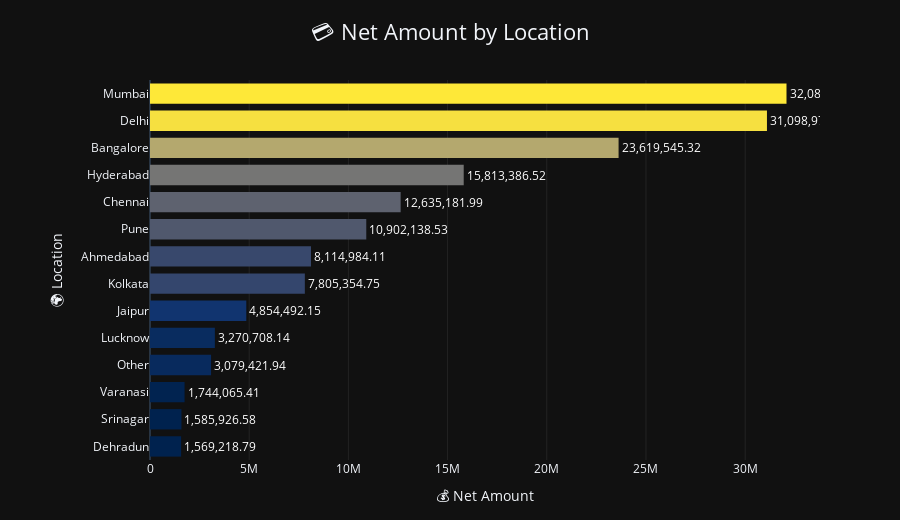

Here is the notebook cell this chart was saved with:
### Code cell
import plotly.graph_objects as go

fig = go.Figure()

fig.add_trace(
    go.Bar(
        y=location_net_amount.index,
        x=location_net_amount["net_amount"],
        orientation="h",
        marker=dict(
            color=location_net_amount["net_amount"],
            colorscale="Cividis",
            line=dict(width=0),
        ),
        text=location_net_amount["net_amount"],
        texttemplate="%{text:,.2f}",  
        textposition="outside",
        textfont=dict(
            size=12,
            color="white"
        ),
        hovertemplate=(
            "Purchase Method: %{y}<br>"
            "Net Amount: %{x:,.2f}<extra></extra>"
        ),
    )
)

fig.update_layout(
    template="plotly_dark",
    title=dict(
        text="💳 Net Amount by Location",
        x=0.5,
        font=dict(size=22)
    ),
    xaxis=dict(
        title="💰 Net Amount",
        showgrid=True,
        gridcolor="rgba(255,255,255,0.08)",
    ),
    yaxis=dict(
        title="🌍 Location",
        showgrid=False,
    ),
    bargap=0.25,
    height=520,
    margin=dict(l=150, r=80, t=80, b=60), 
    showlegend=False,
)

fig.show()

### Figure 1 — Plotly figure (JSON) as saved in the notebook; plotly's stock layout.template omitted (floating-point values rounded to 4 significant figures)
{"data": [{"hovertemplate": "Purchase Method: %{y}<br>Net Amount: %{x:,.2f}<extra></extra>", "marker": {"color": [1569000.0, 1586000.0, 1744000.0, 3079000.0, 3271000.0, 4854000.0, 7805000.0, 8115000.0, 10900000.0, 12640000.0, 15810000.0, 23620000.0, 31100000.0, 32080000.0], "colorscale": [[0, "#00224e"], [0.1111, "#123570"], [0.2222, "#3b496c"], [0.3333, "#575d6d"], [0.4444, "#707173"], [0.5556, "#8a8678"], [0.6667, "#a59c74"], [0.7778, "#c3b369"], [0.8889, "#e1cc55"], [1, "#fee838"]], "line": {"width": 0}}, "orientation": "h", "text": [1569000.0, 1586000.0, 1744000.0, 3079000.0, 3271000.0, 4854000.0, 7805000.0, 8115000.0, 10900000.0, 12640000.0, 15810000.0, 23620000.0, 31100000.0, 32080000.0], "textfont": {"color": "white", "size": 12}, "textposition": "outside", "texttemplate": "%{text:,.2f}", "type": "bar", "x": [1569000.0, 1586000.0, 1744000.0, 3079000.0, 3271000.0, 4854000.0, 7805000.0, 8115000.0, 10900000.0, 12640000.0, 15810000.0, 23620000.0, 31100000.0, 32080000.0], "y": ["Dehradun", "Srinagar", "Varanasi", "Other", "Lucknow", "Jaipur", "Kolkata", "Ahmedabad", "Pune", "Chennai", "Hyderabad", "Bangalore", "Delhi", "Mumbai"]}], "layout": {"bargap": 0.25, "height": 520, "margin": {"b": 60, "l": 150, "r": 80, "t": 80}, "showlegend": false, "title": {"font": {"size": 22}, "text": "💳 Net Amount by Location", "x": 0.5}, "xaxis": {"gridcolor": "rgba(255,255,255,0.08)", "showgrid": true, "title": {"text": "💰 Net Amount"}}, "yaxis": {"showgrid": false, "title": {"text": "🌍 Location"}}}}
